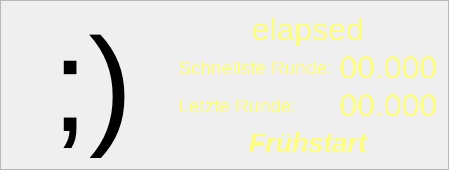
     <widget class="QFrame" name="frame_8" >
      <property name="minimumSize" >
       <size>
        <width>16</width>
        <height>170</height>
       </size>
      </property>
      <property name="maximumSize" >
       <size>
        <width>16777215</width>
        <height>170</height>
       </size>
      </property>
      <property name="frameShape" >
       <enum>QFrame::StyledPanel</enum>
      </property>
      <property name="frameShadow" >
       <enum>QFrame::Sunken</enum>
      </property>
      <layout class="QGridLayout" >
       <item rowspan="4" row="0" column="0" >
        <widget class="QLabel" name="labelImageSlot2" >
         <property name="minimumSize" >
          <size>
           <width>160</width>
           <height>0</height>
          </size>
         </property>
         <property name="maximumSize" >
          <size>
           <width>160</width>
           <height>16777215</height>
          </size>
         </property>
         <property name="font" >
          <font>
           <pointsize>100</pointsize>
          </font>
         </property>
         <property name="frameShape" >
          <enum>QFrame::NoFrame</enum>
         </property>
         <property name="frameShadow" >
          <enum>QFrame::Plain</enum>
         </property>
         <property name="text" >
          <string>;)</string>
         </property>
         <property name="alignment" >
          <set>Qt::AlignCenter</set>
         </property>
        </widget>
       </item>
       <item row="0" column="1" colspan="2" >
        <widget class="QLabel" name="labelLapTimeSlot2" >
         <property name="palette" >
          <palette>
           <active>
            <colorrole role="WindowText" >
             <brush brushstyle="SolidPattern" >
              <color alpha="255" >
               <red>255</red>
               <green>255</green>
               <blue>127</blue>
              </color>
             </brush>
            </colorrole>
           </active>
           <inactive>
            <colorrole role="WindowText" >
             <brush brushstyle="SolidPattern" >
              <color alpha="255" >
               <red>255</red>
               <green>255</green>
               <blue>127</blue>
              </color>
             </brush>
            </colorrole>
           </inactive>
           <disabled>
            <colorrole role="WindowText" >
             <brush brushstyle="SolidPattern" >
              <color alpha="255" >
               <red>128</red>
               <green>128</green>
               <blue>128</blue>
              </color>
             </brush>
            </colorrole>
           </disabled>
          </palette>
         </property>
         <property name="font" >
          <font>
           <pointsize>24</pointsize>
          </font>
         </property>
         <property name="text" >
          <string>elapsed</string>
         </property>
         <property name="alignment" >
          <set>Qt::AlignCenter</set>
         </property>
        </widget>
       </item>
       <item row="1" column="1" >
        <widget class="QLabel" name="label1_2" >
         <property name="palette" >
          <palette>
           <active>
            <colorrole role="WindowText" >
             <brush brushstyle="SolidPattern" >
              <color alpha="255" >
               <red>255</red>
               <green>255</green>
               <blue>127</blue>
              </color>
             </brush>
            </colorrole>
           </active>
           <inactive>
            <colorrole role="WindowText" >
             <brush brushstyle="SolidPattern" >
              <color alpha="255" >
               <red>255</red>
               <green>255</green>
               <blue>127</blue>
              </color>
             </brush>
            </colorrole>
           </inactive>
           <disabled>
            <colorrole role="WindowText" >
             <brush brushstyle="SolidPattern" >
              <color alpha="255" >
               <red>128</red>
               <green>128</green>
               <blue>128</blue>
              </color>
             </brush>
            </colorrole>
           </disabled>
          </palette>
         </property>
         <property name="font" >
          <font>
           <pointsize>14</pointsize>
          </font>
         </property>
         <property name="text" >
          <string>Schnellste Runde:</string>
         </property>
         <property name="alignment" >
          <set>Qt::AlignLeading|Qt::AlignLeft|Qt::AlignVCenter</set>
         </property>
        </widget>
       </item>
       <item row="1" column="2" >
        <widget class="QLabel" name="labelFastLapSlot2" >
         <property name="palette" >
          <palette>
           <active>
            <colorrole role="WindowText" >
             <brush brushstyle="SolidPattern" >
              <color alpha="255" >
               <red>255</red>
               <green>255</green>
               <blue>127</blue>
              </color>
             </brush>
            </colorrole>
           </active>
           <inactive>
            <colorrole role="WindowText" >
             <brush brushstyle="SolidPattern" >
              <color alpha="255" >
               <red>255</red>
               <green>255</green>
               <blue>127</blue>
              </color>
             </brush>
            </colorrole>
           </inactive>
           <disabled>
            <colorrole role="WindowText" >
             <brush brushstyle="SolidPattern" >
              <color alpha="255" >
               <red>128</red>
               <green>128</green>
               <blue>128</blue>
              </color>
             </brush>
            </colorrole>
           </disabled>
          </palette>
         </property>
         <property name="font" >
          <font>
           <pointsize>24</pointsize>
           <weight>50</weight>
           <bold>false</bold>
          </font>
         </property>
         <property name="text" >
          <string>00.000</string>
         </property>
         <property name="alignment" >
          <set>Qt::AlignRight|Qt::AlignTrailing|Qt::AlignVCenter</set>
         </property>
        </widget>
       </item>
       <item row="2" column="1" >
        <widget class="QLabel" name="label2_2" >
         <property name="palette" >
          <palette>
           <active>
            <colorrole role="WindowText" >
             <brush brushstyle="SolidPattern" >
              <color alpha="255" >
               <red>255</red>
               <green>255</green>
               <blue>127</blue>
              </color>
             </brush>
            </colorrole>
           </active>
           <inactive>
            <colorrole role="WindowText" >
             <brush brushstyle="SolidPattern" >
              <color alpha="255" >
               <red>255</red>
               <green>255</green>
               <blue>127</blue>
              </color>
             </brush>
            </colorrole>
           </inactive>
           <disabled>
            <colorrole role="WindowText" >
             <brush brushstyle="SolidPattern" >
              <color alpha="255" >
               <red>128</red>
               <green>128</green>
               <blue>128</blue>
              </color>
             </brush>
            </colorrole>
           </disabled>
          </palette>
         </property>
         <property name="font" >
          <font>
           <pointsize>14</pointsize>
          </font>
         </property>
         <property name="text" >
          <string>Letzte Runde:</string>
         </property>
         <property name="alignment" >
          <set>Qt::AlignLeading|Qt::AlignLeft|Qt::AlignVCenter</set>
         </property>
        </widget>
       </item>
       <item row="2" column="2" >
        <widget class="QLabel" name="labelLastLapSlot2" >
         <property name="palette" >
          <palette>
           <active>
            <colorrole role="WindowText" >
             <brush brushstyle="SolidPattern" >
              <color alpha="255" >
               <red>255</red>
               <green>255</green>
               <blue>127</blue>
              </color>
             </brush>
            </colorrole>
           </active>
           <inactive>
            <colorrole role="WindowText" >
             <brush brushstyle="SolidPattern" >
              <color alpha="255" >
               <red>255</red>
               <green>255</green>
               <blue>127</blue>
              </color>
             </brush>
            </colorrole>
           </inactive>
           <disabled>
            <colorrole role="WindowText" >
             <brush brushstyle="SolidPattern" >
              <color alpha="255" >
               <red>128</red>
               <green>128</green>
               <blue>128</blue>
              </color>
             </brush>
            </colorrole>
           </disabled>
          </palette>
         </property>
         <property name="font" >
          <font>
           <pointsize>24</pointsize>
           <weight>50</weight>
           <bold>false</bold>
          </font>
         </property>
         <property name="text" >
          <string>00.000</string>
         </property>
         <property name="alignment" >
          <set>Qt::AlignRight|Qt::AlignTrailing|Qt::AlignVCenter</set>
         </property>
        </widget>
       </item>
       <item row="3" column="1" colspan="2" >
        <widget class="QLabel" name="labelInfoSlot2" >
         <property name="palette" >
          <palette>
           <active>
            <colorrole role="WindowText" >
             <brush brushstyle="SolidPattern" >
              <color alpha="255" >
               <red>255</red>
               <green>255</green>
               <blue>127</blue>
              </color>
             </brush>
            </colorrole>
           </active>
           <inactive>
            <colorrole role="WindowText" >
             <brush brushstyle="SolidPattern" >
              <color alpha="255" >
               <red>255</red>
               <green>255</green>
               <blue>127</blue>
              </color>
             </brush>
            </colorrole>
           </inactive>
           <disabled>
            <colorrole role="WindowText" >
             <brush brushstyle="SolidPattern" >
              <color alpha="255" >
               <red>128</red>
               <green>128</green>
               <blue>128</blue>
              </color>
             </brush>
            </colorrole>
           </disabled>
          </palette>
         </property>
         <property name="font" >
          <font>
           <pointsize>20</pointsize>
           <weight>75</weight>
           <italic>true</italic>
           <bold>true</bold>
          </font>
         </property>
         <property name="frameShape" >
          <enum>QFrame::NoFrame</enum>
         </property>
         <property name="frameShadow" >
          <enum>QFrame::Sunken</enum>
         </property>
         <property name="text" >
          <string>Frühstart</string>
         </property>
         <property name="alignment" >
          <set>Qt::AlignCenter</set>
         </property>
        </widget>
       </item>
      </layout>
     </widget>
